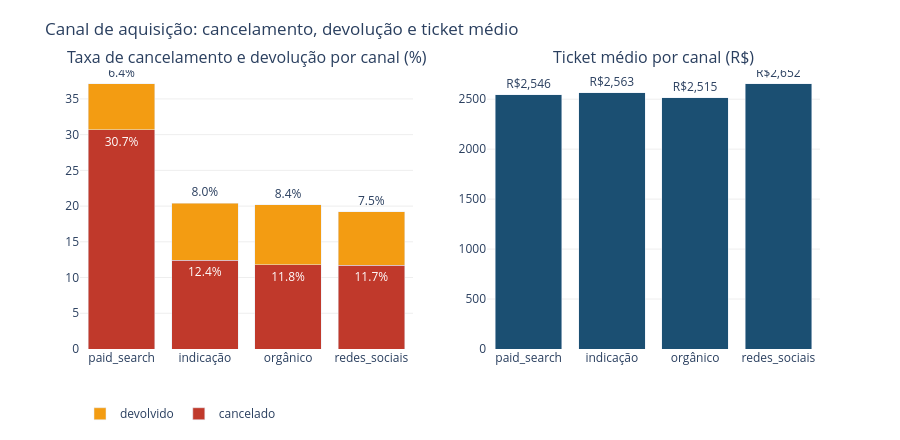

The cell this chart's notebook holds for it:
### Code cell
canal_sorted = canal.sort_values('tx_cancelamento', ascending=False)

fig = make_subplots(
    rows=1, cols=2,
    subplot_titles=(
        'Taxa de cancelamento e devolução por canal (%)',
        'Ticket médio por canal (R$)'
    )
)

fig.add_trace(go.Bar(
    name='cancelado',
    x=canal_sorted['canal_aquisicao'],
    y=canal_sorted['tx_cancelamento'],
    marker_color='#C0392B',
    text=canal_sorted['tx_cancelamento'].apply(lambda x: f'{x}%'),
    textposition='outside'
), row=1, col=1)

fig.add_trace(go.Bar(
    name='devolvido',
    x=canal_sorted['canal_aquisicao'],
    y=canal_sorted['tx_devolucao'],
    marker_color='#F39C12',
    text=canal_sorted['tx_devolucao'].apply(lambda x: f'{x}%'),
    textposition='outside'
), row=1, col=1)

fig.add_trace(go.Bar(
    x=canal_sorted['canal_aquisicao'],
    y=canal_sorted['valor_medio'],
    marker_color='#1B4F72',
    text=canal_sorted['valor_medio'].apply(lambda x: f'R${x:,.0f}'),
    textposition='outside',
    showlegend=False
), row=1, col=2)

fig.update_layout(
    title='Canal de aquisição: cancelamento, devolução e ticket médio',
    barmode='stack',
    plot_bgcolor='white', paper_bgcolor='white',
    height=440, margin=dict(t=70, b=60),
    legend=dict(orientation='h', y=-0.18)
)
fig.update_yaxes(showgrid=True, gridcolor='#EEEEEE')
fig.show()

### Figure 1 — Plotly figure (JSON) as saved in the notebook; plotly's stock layout.template omitted (floating-point values rounded to 4 significant figures)
{"data": [{"marker": {"color": "#C0392B"}, "name": "cancelado", "text": ["30.7%", "12.4%", "11.8%", "11.7%"], "textposition": "outside", "type": "bar", "x": ["paid_search", "indicação", "orgânico", "redes_sociais"], "xaxis": "x", "y": [30.7, 12.4, 11.8, 11.7], "yaxis": "y"}, {"marker": {"color": "#F39C12"}, "name": "devolvido", "text": ["6.4%", "8.0%", "8.4%", "7.5%"], "textposition": "outside", "type": "bar", "x": ["paid_search", "indicação", "orgânico", "redes_sociais"], "xaxis": "x", "y": [6.4, 8.0, 8.4, 7.5], "yaxis": "y"}, {"marker": {"color": "#1B4F72"}, "showlegend": false, "text": ["R$2,546", "R$2,563", "R$2,515", "R$2,652"], "textposition": "outside", "type": "bar", "x": ["paid_search", "indicação", "orgânico", "redes_sociais"], "xaxis": "x2", "y": [2546.0, 2563.0, 2515.0, 2652.0], "yaxis": "y2"}], "layout": {"annotations": [{"font": {"size": 16}, "showarrow": false, "text": "Taxa de cancelamento e devolução por canal (%)", "x": 0.225, "xanchor": "center", "xref": "paper", "y": 1, "yanchor": "bottom", "yref": "paper"}, {"font": {"size": 16}, "showarrow": false, "text": "Ticket médio por canal (R$)", "x": 0.775, "xanchor": "center", "xref": "paper", "y": 1, "yanchor": "bottom", "yref": "paper"}], "barmode": "stack", "height": 440, "legend": {"orientation": "h", "y": -0.18}, "margin": {"b": 60, "t": 70}, "paper_bgcolor": "white", "plot_bgcolor": "white", "title": {"text": "Canal de aquisição: cancelamento, devolução e ticket médio"}, "xaxis": {"anchor": "y", "domain": [0, 0.45]}, "xaxis2": {"anchor": "y2", "domain": [0.55, 1]}, "yaxis": {"anchor": "x", "domain": [0, 1], "gridcolor": "#EEEEEE", "showgrid": true}, "yaxis2": {"anchor": "x2", "domain": [0, 1], "gridcolor": "#EEEEEE", "showgrid": true}}}
